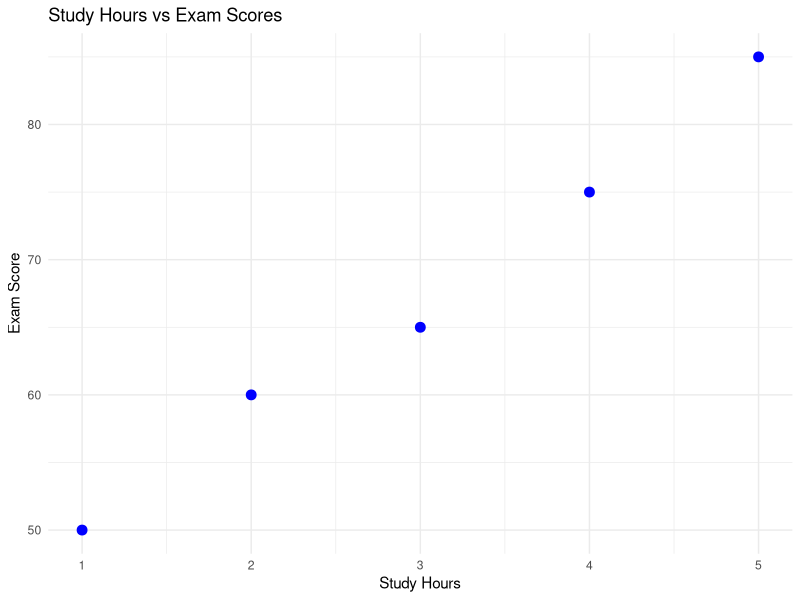

Here is the R script that generated this plot:
## ---- chunk 1
students <- data.frame(
  study_hours = c(1, 2, 3, 4, 5),
  exam_score = c(50, 60, 65, 75, 85)
)

print(students)
## ---- chunk 2
summary(students)
## ---- chunk 3
library(ggplot2)

ggplot(students, aes(x = study_hours, y = exam_score)) +
  geom_point(color = "blue", size = 3) +
  labs(
    title = "Study Hours vs Exam Scores",
    x = "Study Hours",
    y = "Exam Score"
  ) +
  theme_minimal()
